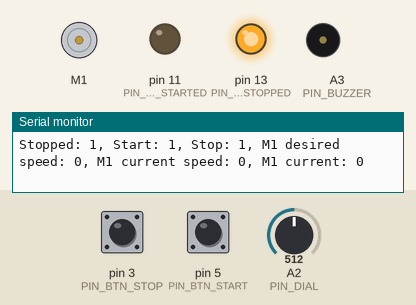
Simulated run of this sketch. Board: Arduino Uno, built with avr-gcc and run on an emulated ATmega328P. Shown: DC motor (green arrow = forward, orange = backward, longer = faster), output pins drawn as LEDs (lit = HIGH), buzzer (waves = sounding), the last lines printed to the serial monitor. The test bench sets the inputs (shaded band); at power-on: pin 5 (PIN_BTN_START) HIGH, A2 (PIN_DIAL) = 512, pin 3 (PIN_BTN_STOP) HIGH.

Above: at 1.2 s.
1.3 s: pin 5 (PIN_BTN_START) pulled LOW for 0.15 s
At 1.8 s:
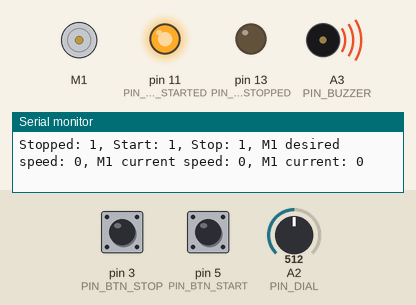
4.4 s: A2 (PIN_DIAL) set to 561
7.4 s: A2 (PIN_DIAL) set to 582
At 9.5 s:
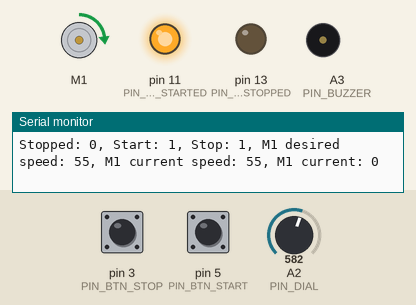
10.4 s: pin 3 (PIN_BTN_STOP) pulled LOW for 0.15 s
At 11.1 s:
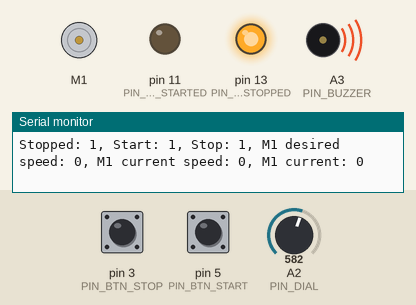
12.7 s: pin 5 (PIN_BTN_START) pulled LOW for 1 s
At 15.7 s:
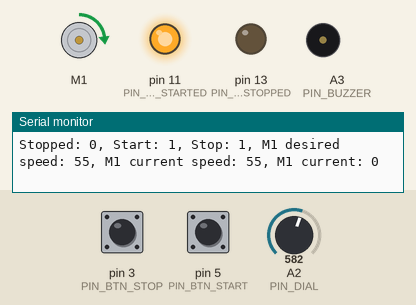
16.0 s: A2 (PIN_DIAL) set to 623
At 16.19 s:
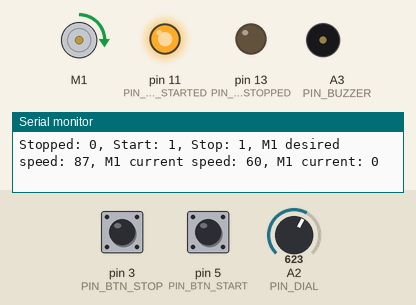
19.0 s: A2 (PIN_DIAL) set to 658
At 19.19 s:
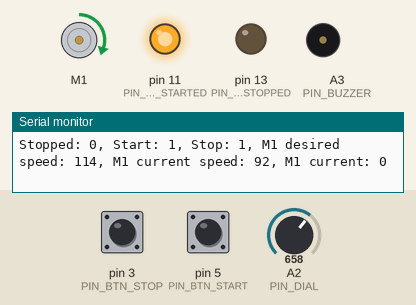
Timing chart, 0 to 22.0 s (numbered marks = the images above; inputs shaded):
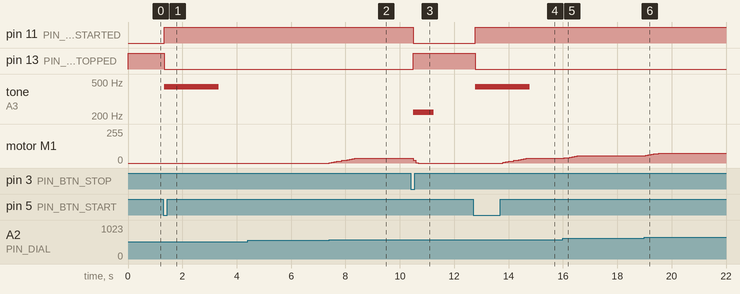

The sketch:

lego_trafo_polulu.ino
```cpp
#include "DualTB9051FTGMotorShield.h"

const int PIN_DIAL = A2;
const int PIN_LED_STARTED = 11;
const int PIN_LED_STOPPED = 13;
const int PIN_BUZZER = A3;
const int PIN_BTN_STOP = 3;
const int PIN_BTN_START = 5;
const int step_size_start = 5;
const int step_size_stop = 25;

DualTB9051FTGMotorShield md;
int currentSpeed = 0;
int currentStepSize = step_size_start;
bool isStopped = true;


void stopIfFault()
{
  if (md.getM1Fault())
  {
    Serial.println("M1 fault");
    md.disableDrivers();
    while (1);
  }
  if (md.getM2Fault())
  {
    Serial.println("M2 fault");
    md.disableDrivers();
    while (1);
  }
}

void setup()
{
  Serial.begin(9600);
  Serial.println("Dual TB9051FTG Motor Shield");
  pinMode(PIN_DIAL, INPUT);
  pinMode(PIN_LED_STARTED, OUTPUT);
  pinMode(PIN_LED_STOPPED, OUTPUT);
  pinMode(PIN_BUZZER, OUTPUT);
  digitalWrite(PIN_LED_STARTED, LOW);
  digitalWrite(PIN_LED_STOPPED, HIGH);
  pinMode(PIN_BTN_STOP, INPUT_PULLUP);
  pinMode(PIN_BTN_START, INPUT_PULLUP);

  md.init();
  // Uncomment to flip a motor's direction:
  //md.flipM1(true);
  //md.flipM2(true);
  md.enableDrivers();
  delay(1); // wait for drivers to be enabled so fault pins are no longer low
}

void loop()
{
  delay(5);
  stopIfFault();

  int btnStart = digitalRead(PIN_BTN_START);
  if (isStopped && btnStart == LOW) {
    isStopped = false;
    md.setM1Speed(0);
    currentSpeed = 0;
    currentStepSize = step_size_start;
    digitalWrite(PIN_LED_STARTED, HIGH);
    digitalWrite(PIN_LED_STOPPED, LOW);
    noTone(PIN_BUZZER);
    tone(PIN_BUZZER, 440, 2000);
    delay(1000);
    //    md.enableDrivers();
  }
  int btnStop = digitalRead(PIN_BTN_STOP);
  if (!isStopped && btnStop == LOW) {
    isStopped = true;
    currentStepSize = step_size_stop;
    digitalWrite(PIN_LED_STARTED, LOW);
    digitalWrite(PIN_LED_STOPPED, HIGH);
    noTone(PIN_BUZZER);
    tone(PIN_BUZZER, 220, 750);
  }


  int dial_pos = analogRead(PIN_DIAL);
  int desiredSpeed = map(dial_pos, 0, 1023, -400, 400);
  if (isStopped || abs(desiredSpeed) < 50) {
    desiredSpeed = 0;
  }

  int diff = desiredSpeed - currentSpeed;
  int incr_step = currentStepSize * diff / abs(diff);
  currentSpeed = currentSpeed + incr_step;
  if ( abs(diff) < currentStepSize) {
    currentSpeed = desiredSpeed;
  }
  md.setM1Speed(currentSpeed);

  Serial.print("Stopped: ");
  Serial.print(isStopped);
  Serial.print(", Start: ");
  Serial.print(btnStart);
  Serial.print(", Stop: ");
  Serial.print(btnStop);
  Serial.print(", M1 desired speed: ");
  Serial.print(desiredSpeed);
  Serial.print(", M1 current speed: ");
  Serial.print(currentSpeed);
  Serial.print(", M1 current: ");
  Serial.println(md.getM1CurrentMilliamps());
}
```

Measured:
- the behaviour switches between 575 and 576 on A2 (PIN_DIAL) (found by bisection; images 1 and 2)
- after the input at 1.3 s, pin 11 (PIN_LED_STARTED): LOW → HIGH at once; pin 13 (PIN_LED_STOPPED): HIGH → LOW at once; tone on A3 (PIN_BUZZER): silent → 440 Hz at once, → silent 2.0 s later
- after the input at 7.4 s, motor M1: moves from stopped to forward 35/255 over 0.93 s, starting at once
- after the input at 10.4 s, pin 11 (PIN_LED_STARTED): HIGH → LOW after 0.09 s; pin 13 (PIN_LED_STOPPED): LOW → HIGH after 0.09 s; tone on A3 (PIN_BUZZER): silent → 220 Hz after 0.09 s, → silent 0.75 s later; motor M1: forward 35/255 → forward 19/255 after 0.09 s, → forward 3/255 0.09 s later, → stopped 0.09 s later
- after the input at 12.7 s, pin 11 (PIN_LED_STARTED): LOW → HIGH after 0.08 s; pin 13 (PIN_LED_STOPPED): HIGH → LOW after 0.08 s; tone on A3 (PIN_BUZZER): silent → 440 Hz after 0.08 s, → silent 2.0 s later; motor M1: moves from stopped to forward 35/255 over 0.87 s, starting after 1.1 s
- after the input at 16.0 s, motor M1: moves from forward 35/255 to forward 55/255 over 0.56 s, starting after 0.06 s
- after the input at 19.0 s, motor M1: moves from forward 55/255 to forward 72/255 over 0.48 s, starting after 0.05 s
